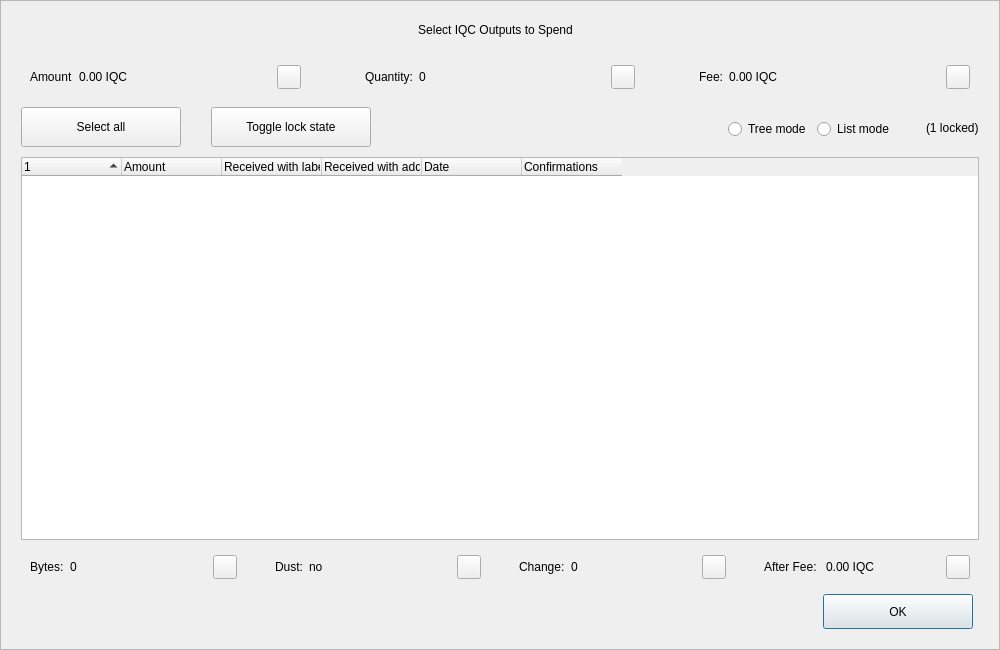
<?xml version="1.0" encoding="UTF-8"?>
<ui version="4.0">
 <class>CoinControlDialog</class>
 <widget class="QDialog" name="CoinControlDialog">
  <property name="geometry">
   <rect>
    <x>0</x>
    <y>0</y>
    <width>1000</width>
    <height>650</height>
   </rect>
  </property>
  <property name="minimumSize">
   <size>
    <width>950</width>
    <height>650</height>
   </size>
  </property>
  <property name="windowTitle">
   <string>Coin Selection</string>
  </property>
  <property name="styleSheet">
   <string notr="true"/>
  </property>
  <layout class="QVBoxLayout" name="verticalLayout">
   <property name="spacing">
    <number>0</number>
   </property>
   <property name="leftMargin">
    <number>0</number>
   </property>
   <property name="topMargin">
    <number>0</number>
   </property>
   <property name="rightMargin">
    <number>0</number>
   </property>
   <property name="bottomMargin">
    <number>0</number>
   </property>
   <item>
    <widget class="QFrame" name="frameContainer">
     <property name="toolTipDuration">
      <number>0</number>
     </property>
     <property name="frameShape">
      <enum>QFrame::StyledPanel</enum>
     </property>
     <property name="frameShadow">
      <enum>QFrame::Raised</enum>
     </property>
     <layout class="QVBoxLayout" name="verticalLayout_2">
      <property name="leftMargin">
       <number>0</number>
      </property>
      <property name="rightMargin">
       <number>0</number>
      </property>
      <property name="bottomMargin">
       <number>20</number>
      </property>
      <item>
       <layout class="QHBoxLayout" name="horizontalLayout_12">
        <property name="spacing">
         <number>0</number>
        </property>
        <property name="leftMargin">
         <number>20</number>
        </property>
        <property name="rightMargin">
         <number>30</number>
        </property>
        <item>
         <spacer name="horizontalSpacer_4">
          <property name="orientation">
           <enum>Qt::Horizontal</enum>
          </property>
          <property name="sizeHint" stdset="0">
           <size>
            <width>40</width>
            <height>20</height>
           </size>
          </property>
         </spacer>
        </item>
        <item>
         <widget class="QLabel" name="labelTitle">
          <property name="minimumSize">
           <size>
            <width>0</width>
            <height>40</height>
           </size>
          </property>
          <property name="maximumSize">
           <size>
            <width>16777215</width>
            <height>40</height>
           </size>
          </property>
          <property name="text">
           <string>Select IQC Outputs to Spend</string>
          </property>
          <property name="alignment">
           <set>Qt::AlignCenter</set>
          </property>
          <property name="margin">
           <number>7</number>
          </property>
         </widget>
        </item>
        <item>
         <spacer name="horizontalSpacer_5">
          <property name="orientation">
           <enum>Qt::Horizontal</enum>
          </property>
          <property name="sizeHint" stdset="0">
           <size>
            <width>40</width>
            <height>20</height>
           </size>
          </property>
         </spacer>
        </item>
       </layout>
      </item>
      <item>
       <layout class="QHBoxLayout" name="horizontalLayout_8">
        <property name="leftMargin">
         <number>20</number>
        </property>
        <property name="rightMargin">
         <number>20</number>
        </property>
        <item>
         <widget class="QWidget" name="layoutAmount" native="true">
          <layout class="QHBoxLayout" name="horizontalLayout_9" stretch="0,1,0">
           <item>
            <widget class="QLabel" name="labelCoinControlAmountText">
             <property name="text">
              <string>Amount</string>
             </property>
            </widget>
           </item>
           <item>
            <widget class="QLabel" name="labelCoinControlAmount">
             <property name="text">
              <string>0.00 IQC</string>
             </property>
            </widget>
           </item>
           <item alignment="Qt::AlignHCenter|Qt::AlignVCenter">
            <widget class="QPushButton" name="pushButtonAmount">
             <property name="minimumSize">
              <size>
               <width>0</width>
               <height>24</height>
              </size>
             </property>
             <property name="maximumSize">
              <size>
               <width>24</width>
               <height>26</height>
              </size>
             </property>
             <property name="focusPolicy">
              <enum>Qt::NoFocus</enum>
             </property>
             <property name="styleSheet">
              <string notr="true">padding-bottom:2px;
padding-right:4px;</string>
             </property>
             <property name="text">
              <string/>
             </property>
            </widget>
           </item>
          </layout>
         </widget>
        </item>
        <item>
         <spacer name="horizontalSpacer_2">
          <property name="orientation">
           <enum>Qt::Horizontal</enum>
          </property>
          <property name="sizeType">
           <enum>QSizePolicy::Fixed</enum>
          </property>
          <property name="sizeHint" stdset="0">
           <size>
            <width>40</width>
            <height>20</height>
           </size>
          </property>
         </spacer>
        </item>
        <item>
         <widget class="QWidget" name="layoutQuantity" native="true">
          <layout class="QHBoxLayout" name="horizontalLayout_10" stretch="0,1,0">
           <item>
            <widget class="QLabel" name="labelCoinControlQuantityText">
             <property name="text">
              <string>Quantity:</string>
             </property>
            </widget>
           </item>
           <item>
            <widget class="QLabel" name="labelCoinControlQuantity">
             <property name="text">
              <string>0</string>
             </property>
            </widget>
           </item>
           <item alignment="Qt::AlignHCenter|Qt::AlignVCenter">
            <widget class="QPushButton" name="pushButtonQuantity">
             <property name="minimumSize">
              <size>
               <width>0</width>
               <height>24</height>
              </size>
             </property>
             <property name="maximumSize">
              <size>
               <width>24</width>
               <height>26</height>
              </size>
             </property>
             <property name="focusPolicy">
              <enum>Qt::NoFocus</enum>
             </property>
             <property name="styleSheet">
              <string notr="true">padding-bottom:2px;
               padding-right:4px;</string>
             </property>
             <property name="text">
              <string/>
             </property>
            </widget>
           </item>
          </layout>
         </widget>
        </item>
        <item>
         <spacer name="horizontalSpacer_22">
          <property name="orientation">
           <enum>Qt::Horizontal</enum>
          </property>
          <property name="sizeType">
           <enum>QSizePolicy::Fixed</enum>
          </property>
          <property name="sizeHint" stdset="0">
           <size>
            <width>40</width>
            <height>20</height>
           </size>
          </property>
         </spacer>
        </item>
        <item>
         <widget class="QWidget" name="layoutFee" native="true">
          <layout class="QHBoxLayout" name="horizontalLayout_11" stretch="0,1,0">
           <item>
            <widget class="QLabel" name="labelCoinControlFeeText">
             <property name="text">
              <string>Fee:</string>
             </property>
            </widget>
           </item>
           <item>
            <widget class="QLabel" name="labelCoinControlFee">
             <property name="text">
              <string>0.00 IQC</string>
             </property>
            </widget>
           </item>
           <item alignment="Qt::AlignHCenter|Qt::AlignVCenter">
            <widget class="QPushButton" name="pushButtonFee">
             <property name="minimumSize">
              <size>
               <width>0</width>
               <height>24</height>
              </size>
             </property>
             <property name="maximumSize">
              <size>
               <width>24</width>
               <height>26</height>
              </size>
             </property>
             <property name="focusPolicy">
              <enum>Qt::NoFocus</enum>
             </property>
             <property name="styleSheet">
              <string notr="true">padding-bottom:2px;
               padding-right:4px;</string>
             </property>
             <property name="text">
              <string/>
             </property>
            </widget>
           </item>
          </layout>
         </widget>
        </item>
       </layout>
      </item>
      <item>
       <widget class="QFrame" name="frame">
        <property name="minimumSize">
         <size>
          <width>0</width>
          <height>40</height>
         </size>
        </property>
        <property name="styleSheet">
         <string notr="true">#frame {
	border:0;
}</string>
        </property>
        <property name="frameShape">
         <enum>QFrame::StyledPanel</enum>
        </property>
        <property name="frameShadow">
         <enum>QFrame::Sunken</enum>
        </property>
        <layout class="QHBoxLayout" name="horizontalLayout">
         <property name="spacing">
          <number>0</number>
         </property>
         <property name="leftMargin">
          <number>20</number>
         </property>
         <property name="topMargin">
          <number>0</number>
         </property>
         <property name="rightMargin">
          <number>20</number>
         </property>
         <property name="bottomMargin">
          <number>0</number>
         </property>
         <item>
          <layout class="QHBoxLayout" name="horizontalLayoutPanel" stretch="0,0,0,0,0,0">
           <property name="spacing">
            <number>20</number>
           </property>
           <item>
            <widget class="QPushButton" name="pushButtonSelectAll">
             <property name="sizePolicy">
              <sizepolicy hsizetype="Maximum" vsizetype="Fixed">
               <horstretch>0</horstretch>
               <verstretch>0</verstretch>
              </sizepolicy>
             </property>
             <property name="minimumSize">
              <size>
               <width>160</width>
               <height>40</height>
              </size>
             </property>
             <property name="maximumSize">
              <size>
               <width>16777215</width>
               <height>40</height>
              </size>
             </property>
             <property name="text">
              <string>Select all</string>
             </property>
             <property name="checkable">
              <bool>true</bool>
             </property>
             <property name="checked">
              <bool>false</bool>
             </property>
             <property name="autoExclusive">
              <bool>false</bool>
             </property>
             <property name="autoDefault">
              <bool>false</bool>
             </property>
            </widget>
           </item>
           <item>
            <spacer name="horizontalSpacer_6">
             <property name="orientation">
              <enum>Qt::Horizontal</enum>
             </property>
             <property name="sizeType">
              <enum>QSizePolicy::Fixed</enum>
             </property>
             <property name="sizeHint" stdset="0">
              <size>
               <width>10</width>
               <height>20</height>
              </size>
             </property>
            </spacer>
           </item>
           <item>
            <widget class="QPushButton" name="pushButtonToggleLock">
             <property name="sizePolicy">
              <sizepolicy hsizetype="Maximum" vsizetype="Fixed">
               <horstretch>0</horstretch>
               <verstretch>0</verstretch>
              </sizepolicy>
             </property>
             <property name="minimumSize">
              <size>
               <width>160</width>
               <height>40</height>
              </size>
             </property>
             <property name="maximumSize">
              <size>
               <width>16777215</width>
               <height>40</height>
              </size>
             </property>
             <property name="text">
              <string>Toggle lock state</string>
             </property>
             <property name="checkable">
              <bool>true</bool>
             </property>
             <property name="autoExclusive">
              <bool>false</bool>
             </property>
             <property name="autoDefault">
              <bool>false</bool>
             </property>
            </widget>
           </item>
           <item>
            <spacer name="horizontalSpacer_7">
             <property name="orientation">
              <enum>Qt::Horizontal</enum>
             </property>
             <property name="sizeType">
              <enum>QSizePolicy::Expanding</enum>
             </property>
             <property name="sizeHint" stdset="0">
              <size>
               <width>30</width>
               <height>20</height>
              </size>
             </property>
            </spacer>
           </item>
           <item alignment="Qt::AlignRight">
            <widget class="QGroupBox" name="groupBox_2">
             <property name="styleSheet">
              <string notr="true">#groupBox_2 {
    background-color:transparent;
    border-radius:0;
}</string>
             </property>
             <property name="title">
              <string/>
             </property>
             <layout class="QHBoxLayout" name="horizontalLayout_14">
              <item>
               <widget class="QRadioButton" name="radioTreeMode">
                <property name="sizePolicy">
                 <sizepolicy hsizetype="Maximum" vsizetype="Fixed">
                  <horstretch>0</horstretch>
                  <verstretch>0</verstretch>
                 </sizepolicy>
                </property>
                <property name="text">
                 <string>Tree mode</string>
                </property>
               </widget>
              </item>
              <item>
               <widget class="QRadioButton" name="radioListMode">
                <property name="sizePolicy">
                 <sizepolicy hsizetype="Maximum" vsizetype="Fixed">
                  <horstretch>0</horstretch>
                  <verstretch>0</verstretch>
                 </sizepolicy>
                </property>
                <property name="text">
                 <string>List mode</string>
                </property>
                <property name="checked">
                 <bool>false</bool>
                </property>
               </widget>
              </item>
             </layout>
            </widget>
           </item>
           <item>
            <widget class="QLabel" name="labelLocked">
             <property name="text">
              <string>(1 locked)</string>
             </property>
            </widget>
           </item>
          </layout>
         </item>
        </layout>
       </widget>
      </item>
      <item>
       <layout class="QHBoxLayout" name="horizontalLayout_13">
        <property name="leftMargin">
         <number>20</number>
        </property>
        <property name="rightMargin">
         <number>20</number>
        </property>
        <item>
         <widget class="CoinControlTreeWidget" name="treeWidget">
          <property name="contextMenuPolicy">
           <enum>Qt::CustomContextMenu</enum>
          </property>
          <property name="styleSheet">
           <string notr="true"/>
          </property>
          <property name="sortingEnabled">
           <bool>false</bool>
          </property>
          <property name="columnCount">
           <number>6</number>
          </property>
          <attribute name="headerShowSortIndicator" stdset="0">
           <bool>true</bool>
          </attribute>
          <attribute name="headerStretchLastSection">
           <bool>false</bool>
          </attribute>
          <column>
           <property name="text">
            <string/>
           </property>
          </column>
          <column>
           <property name="text">
            <string>Amount</string>
           </property>
          </column>
          <column>
           <property name="text">
            <string>Received with label</string>
           </property>
          </column>
          <column>
           <property name="text">
            <string>Received with address</string>
           </property>
          </column>
          <column>
           <property name="text">
            <string>Date</string>
           </property>
          </column>
          <column>
           <property name="text">
            <string>Confirmations</string>
           </property>
           <property name="toolTip">
            <string>Confirmed</string>
           </property>
          </column>
         </widget>
        </item>
       </layout>
      </item>
      <item>
       <layout class="QHBoxLayout" name="horizontalLayout_3">
        <property name="spacing">
         <number>20</number>
        </property>
        <property name="leftMargin">
         <number>20</number>
        </property>
        <property name="rightMargin">
         <number>20</number>
        </property>
        <item>
         <widget class="QWidget" name="layoutBytes" native="true">
          <layout class="QHBoxLayout" name="horizontalLayout_4" stretch="0,1,0">
           <item>
            <widget class="QLabel" name="labelCoinControlBytesText">
             <property name="text">
              <string>Bytes:</string>
             </property>
            </widget>
           </item>
           <item>
            <widget class="QLabel" name="labelCoinControlBytes">
             <property name="text">
              <string>0</string>
             </property>
            </widget>
           </item>
           <item alignment="Qt::AlignHCenter|Qt::AlignVCenter">
            <widget class="QPushButton" name="pushButtonBytes">
             <property name="minimumSize">
              <size>
               <width>0</width>
               <height>24</height>
              </size>
             </property>
             <property name="maximumSize">
              <size>
               <width>24</width>
               <height>26</height>
              </size>
             </property>
             <property name="focusPolicy">
              <enum>Qt::NoFocus</enum>
             </property>
             <property name="styleSheet">
              <string notr="true">padding-bottom:2px;
               padding-right:4px;</string>
             </property>
             <property name="text">
              <string/>
             </property>
            </widget>
           </item>
          </layout>
         </widget>
        </item>
        <item>
         <widget class="QWidget" name="layoutDust" native="true">
          <layout class="QHBoxLayout" name="horizontalLayout_5" stretch="0,1,0">
           <item>
            <widget class="QLabel" name="labelCoinControlLowOutputText">
             <property name="text">
              <string>Dust:</string>
             </property>
            </widget>
           </item>
           <item>
            <widget class="QLabel" name="labelCoinControlLowOutput">
             <property name="text">
              <string>no</string>
             </property>
            </widget>
           </item>
           <item alignment="Qt::AlignHCenter|Qt::AlignVCenter">
            <widget class="QPushButton" name="pushButtonDust">
             <property name="minimumSize">
              <size>
               <width>0</width>
               <height>24</height>
              </size>
             </property>
             <property name="maximumSize">
              <size>
               <width>24</width>
               <height>26</height>
              </size>
             </property>
             <property name="focusPolicy">
              <enum>Qt::NoFocus</enum>
             </property>
             <property name="styleSheet">
              <string notr="true">padding-bottom:2px;
               padding-right:4px;</string>
             </property>
             <property name="text">
              <string/>
             </property>
            </widget>
           </item>
          </layout>
         </widget>
        </item>
        <item>
         <widget class="QWidget" name="layoutChange" native="true">
          <layout class="QHBoxLayout" name="horizontalLayout_6" stretch="0,1,0">
           <item>
            <widget class="QLabel" name="labelCoinControlChangeText">
             <property name="text">
              <string>Change:</string>
             </property>
            </widget>
           </item>
           <item>
            <widget class="QLabel" name="labelCoinControlChange">
             <property name="text">
              <string>0</string>
             </property>
            </widget>
           </item>
           <item alignment="Qt::AlignHCenter|Qt::AlignVCenter">
            <widget class="QPushButton" name="pushButtonChange">
             <property name="minimumSize">
              <size>
               <width>0</width>
               <height>24</height>
              </size>
             </property>
             <property name="maximumSize">
              <size>
               <width>24</width>
               <height>26</height>
              </size>
             </property>
             <property name="focusPolicy">
              <enum>Qt::NoFocus</enum>
             </property>
             <property name="styleSheet">
              <string notr="true">padding-bottom:2px;
               padding-right:4px;</string>
             </property>
             <property name="text">
              <string/>
             </property>
            </widget>
           </item>
          </layout>
         </widget>
        </item>
        <item>
         <widget class="QWidget" name="layoutAfter" native="true">
          <layout class="QHBoxLayout" name="horizontalLayout_7" stretch="0,1,0">
           <item>
            <widget class="QLabel" name="labelCoinControlAfterFeeText">
             <property name="text">
              <string>After Fee: </string>
             </property>
            </widget>
           </item>
           <item>
            <widget class="QLabel" name="labelCoinControlAfterFee">
             <property name="text">
              <string>0.00 IQC</string>
             </property>
            </widget>
           </item>
           <item alignment="Qt::AlignHCenter|Qt::AlignVCenter">
            <widget class="QPushButton" name="pushButtonAlterFee">
             <property name="minimumSize">
              <size>
               <width>0</width>
               <height>24</height>
              </size>
             </property>
             <property name="maximumSize">
              <size>
               <width>24</width>
               <height>26</height>
              </size>
             </property>
             <property name="focusPolicy">
              <enum>Qt::NoFocus</enum>
             </property>
             <property name="styleSheet">
              <string notr="true">padding-bottom:2px;
               padding-right:4px;</string>
             </property>
             <property name="text">
              <string/>
             </property>
            </widget>
           </item>
          </layout>
         </widget>
        </item>
       </layout>
      </item>
      <item>
       <layout class="QHBoxLayout" name="horizontalLayout_2">
        <property name="spacing">
         <number>0</number>
        </property>
        <property name="leftMargin">
         <number>20</number>
        </property>
        <property name="rightMargin">
         <number>26</number>
        </property>
        <item>
         <spacer name="horizontalSpacer_3">
          <property name="orientation">
           <enum>Qt::Horizontal</enum>
          </property>
          <property name="sizeHint" stdset="0">
           <size>
            <width>558</width>
            <height>20</height>
           </size>
          </property>
         </spacer>
        </item>
        <item>
         <widget class="QPushButton" name="pushButtonOk">
          <property name="minimumSize">
           <size>
            <width>150</width>
            <height>35</height>
           </size>
          </property>
          <property name="text">
           <string>OK</string>
          </property>
         </widget>
        </item>
       </layout>
      </item>
     </layout>
    </widget>
   </item>
  </layout>
 </widget>
 <customwidgets>
  <customwidget>
   <class>CoinControlTreeWidget</class>
   <extends>QTreeWidget</extends>
   <header>coincontroltreewidget.h</header>
  </customwidget>
 </customwidgets>
 <resources/>
 <connections/>
</ui>
